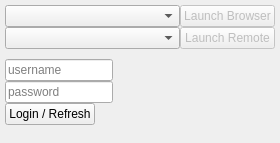
<?xml version="1.0" encoding="UTF-8"?>
<ui version="4.0">
 <class>MainWindow</class>
 <widget class="QMainWindow" name="MainWindow">
  <property name="geometry">
   <rect>
    <x>0</x>
    <y>0</y>
    <width>280</width>
    <height>143</height>
   </rect>
  </property>
  <property name="windowTitle">
   <string>plexdesktop</string>
  </property>
  <widget class="QWidget" name="centralWidget">
   <layout class="QVBoxLayout" name="verticalLayout">
    <property name="spacing">
     <number>10</number>
    </property>
    <property name="leftMargin">
     <number>5</number>
    </property>
    <property name="topMargin">
     <number>5</number>
    </property>
    <property name="rightMargin">
     <number>5</number>
    </property>
    <property name="bottomMargin">
     <number>5</number>
    </property>
    <item>
     <layout class="QGridLayout" name="gridLayout">
      <property name="spacing">
       <number>0</number>
      </property>
      <item row="0" column="1">
       <widget class="QPushButton" name="btn_browser">
        <property name="enabled">
         <bool>false</bool>
        </property>
        <property name="text">
         <string>Launch Browser</string>
        </property>
       </widget>
      </item>
      <item row="1" column="0">
       <widget class="QComboBox" name="players">
        <property name="sizePolicy">
         <sizepolicy hsizetype="Expanding" vsizetype="Fixed">
          <horstretch>0</horstretch>
          <verstretch>0</verstretch>
         </sizepolicy>
        </property>
       </widget>
      </item>
      <item row="1" column="1">
       <widget class="QPushButton" name="btn_remote">
        <property name="enabled">
         <bool>false</bool>
        </property>
        <property name="text">
         <string>Launch Remote</string>
        </property>
       </widget>
      </item>
      <item row="0" column="0">
       <widget class="QComboBox" name="servers">
        <property name="sizePolicy">
         <sizepolicy hsizetype="Expanding" vsizetype="Fixed">
          <horstretch>0</horstretch>
          <verstretch>0</verstretch>
         </sizepolicy>
        </property>
       </widget>
      </item>
     </layout>
    </item>
    <item>
     <layout class="QFormLayout" name="formLayout_2">
      <property name="horizontalSpacing">
       <number>0</number>
      </property>
      <property name="verticalSpacing">
       <number>0</number>
      </property>
      <item row="0" column="0">
       <widget class="QLineEdit" name="user">
        <property name="placeholderText">
         <string>username</string>
        </property>
       </widget>
      </item>
      <item row="1" column="0">
       <widget class="QLineEdit" name="password">
        <property name="echoMode">
         <enum>QLineEdit::Password</enum>
        </property>
        <property name="placeholderText">
         <string>password</string>
        </property>
       </widget>
      </item>
      <item row="2" column="0">
       <widget class="QPushButton" name="btn_login">
        <property name="text">
         <string>Login / Refresh</string>
        </property>
       </widget>
      </item>
     </layout>
    </item>
   </layout>
  </widget>
 </widget>
 <layoutdefault spacing="6" margin="11"/>
 <resources/>
 <connections/>
</ui>
